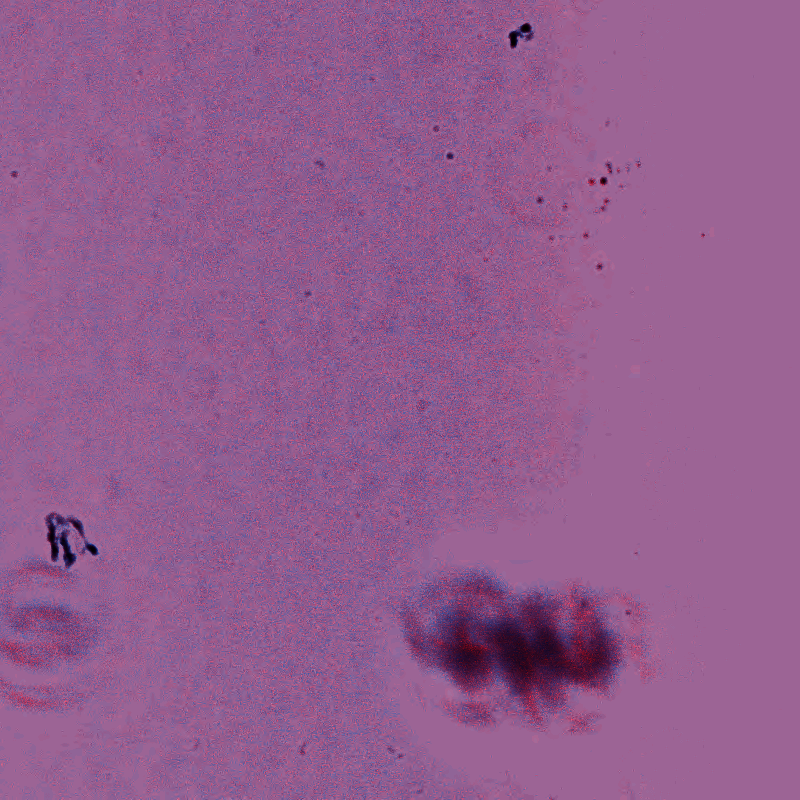
#> input picture single/work/06/beb01efed98492f5419e066986609d/normalized_wsi.png/DI_dombox2_0006/normalized_wsi_Vahadane.png, 800 x 800 px
$ python tissue_mask.py --input ../work/06/beb01efed98492f5419e066986609d/normalized_wsi.png/DI_dombox2_0006/normalized_wsi_Vahadane.png --output out
#> lines starting #> are read from the running program, lines starting #| are printed output that depends on the picture; after the words box and inside, x2 and y2 are one past the last pixel; in counts of white or black regions, pixels touching at a corner belong together
#!/usr/bin/env python

import os
import argparse
import cv2  # OpenCV for handling regular images
from tiatoolbox.wsicore.wsireader import WSIReader
from PIL import Image
import numpy as np
import matplotlib.pyplot as plt

# Argument parser
parser = argparse.ArgumentParser(description="Tissue Masking for WSIs or Regular Images")
parser.add_argument('--input', type=str, help='Path to WSI or regular image file', required=True)
parser.add_argument('--output', type=str, help='Directory to save tissue mask', required=True)
parser.add_argument('--resolution', type=float, default=1.25, help='Resolution for tissue mask generation')
parser.add_argument('--units', type=str, choices=['mpp', 'power', 'level', 'baseline'], default='mpp', help='Units for resolution')
parser.add_argument('--mpp', type=float, help="Manually provide Microns Per Pixel (MPP) if missing in metadata", default=0.5)

args = parser.parse_args()

# Extract input filename (without extension)
input_filename = os.path.basename(args.input).split('.')[0]
output_dir = args.output

# Create the output directory if it doesn't exist
os.makedirs(output_dir, exist_ok=True)

# Check if the input file exists
if not os.path.exists(args.input):
    raise FileNotFoundError(f"Input file {args.input} not found.")

# Handle both WSI files and regular images
if args.input.lower().endswith(('.svs', '.tiff', '.ndpi', '.vms')):
    # Handle WSIs
    wsi = WSIReader.open(args.input)

    # Extract metadata
    metadata = wsi.info.as_dict()
    mpp = metadata.get('mpp', (args.mpp, args.mpp))  # Use provided MPP if missing

    if not mpp:
        print(f"Warning: MPP not found in metadata, using default MPP of {args.mpp}")
        mpp = (args.mpp, args.mpp)

    # Generate tissue mask at the specified resolution and units
    mask = wsi.tissue_mask(resolution=args.resolution, units=args.units)
    mask_thumb = mask  # Use the mask directly

elif args.input.lower().endswith(('.png', '.jpg', '.jpeg')):
    # Handle regular images using OpenCV
    img = cv2.imread(args.input)
#> img is the input picture: shape (800, 800, 3); mean B, G, R 142.6, 92.5, 146.6
    if img is None:
        raise ValueError(f"Failed to load image: {args.input}")

    # Convert to grayscale and apply Otsu's threshold to create a binary mask
    gray_img = cv2.cvtColor(img, cv2.COLOR_BGR2GRAY)
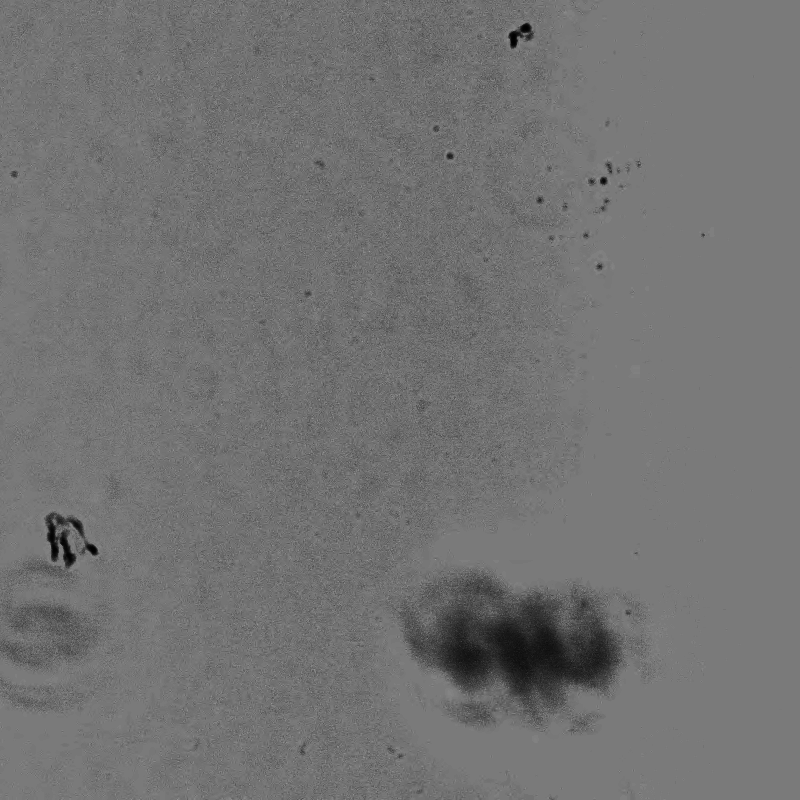
#> gray_img: shape (800, 800); min 0, max 160, mean 114.3
    _, mask_thumb = cv2.threshold(gray_img, 0, 255, cv2.THRESH_BINARY + cv2.THRESH_OTSU)
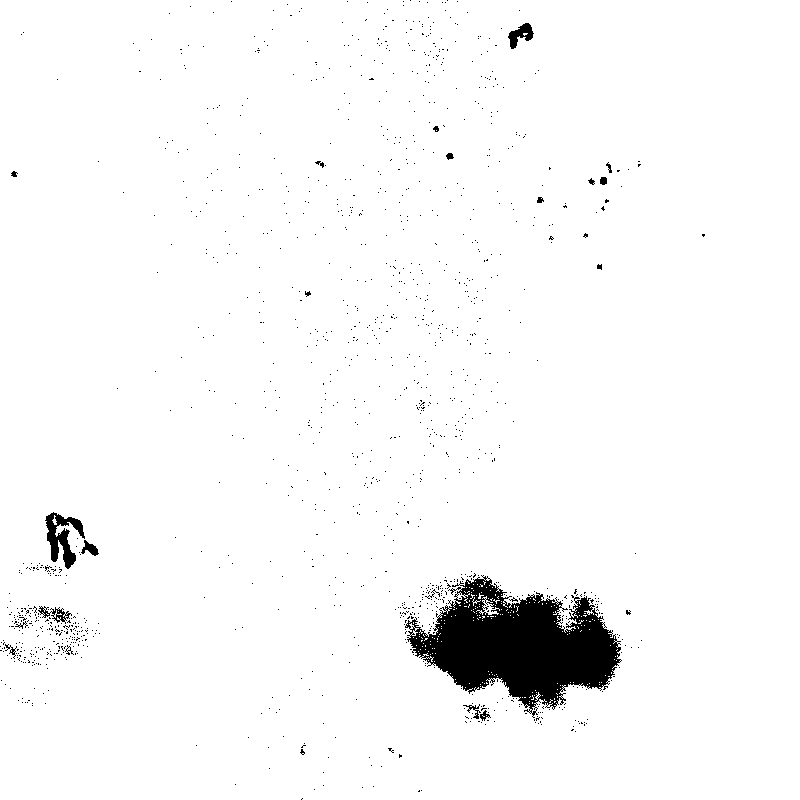
#> mask_thumb: shape (800, 800); 96.9% white; 1298 black regions (1277 under 20 px), largest, box (x1, y1, x2, y2) and area: (405, 575, 622, 718) 15937, (45, 512, 85, 569) 995, (508, 23, 534, 49) 329

    # Dummy metadata (since regular images do not contain MPP)
    mpp = (args.mpp, args.mpp)

else:
    raise ValueError(f"Unsupported file format: {args.input}")

# Ensure the mask is writable if needed (in case it's read-only)
if not mask_thumb.flags.writeable:
    mask_thumb = np.copy(mask_thumb)
    mask_thumb.flags.writeable = True

# Convert the mask to a PIL Image and save as PNG
mask_image_pil = Image.fromarray(mask_thumb.astype(np.uint8))
mask_filename = f"{input_filename}_tissue_mask.png"
mask_path = os.path.join(output_dir, mask_filename)

# Save the tissue mask as a PNG image
mask_image_pil.save(mask_path)

# Optionally, visualize the results (useful for debugging)
plt.figure(figsize=(10, 5))
plt.imshow(mask_thumb, cmap='gray')
plt.title("Tissue Mask")
plt.axis("off")

# Save the visualization
visualization_path = os.path.join(output_dir, f"{input_filename}_mask_visualization.png")
plt.savefig(visualization_path)
# plt.show()  # Comment out if running in non-interactive environments

print(f"Tissue mask saved to: {mask_path}")
print(f"Mask visualization saved to: {visualization_path}")
